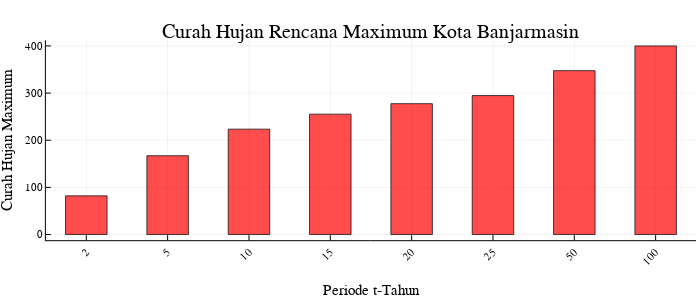

Here is the notebook cell this chart was saved with:
### Code cell
bar(periode,xtbanjarmasin, 
            bar_width=0.7, 
            title="Curah Hujan Rencana Maximum Kota Banjarmasin",
            ylabel="Curah Hujan Maximum",
            xlabel="Periode t-Tahun",
            color=:red,
            alpha=0.7,
            xrotation=45, 
            size=(700,300),
            legend=false)

### Figure 1 — Plotly figure (JSON) as saved in the notebook; plotly's stock layout.template omitted (floating-point values rounded to 4 significant figures)
{"data": [{"fill": "tozeroy", "fillcolor": "rgba(255, 0, 0, 0.700)", "hoverinfo": "none", "legendgroup": "y1", "line": {"color": "rgba(0, 0, 0, 0.700)", "dash": "solid", "width": 1}, "mode": "lines", "name": "y1", "showlegend": true, "type": "scatter", "x": [0.15, 0.15, 0.85, 0.85, 0.15, 0.15], "xaxis": "x1", "y": [82.06, 0, 0, 82.06, 82.06, 82.06], "yaxis": "y1"}, {"colorbar": {"title": ""}, "legendgroup": "y1", "marker": {"color": "rgba(255, 0, 0, 0.000)", "line": {"color": "rgba(0, 0, 0, 0.000)", "width": 1}, "size": 0, "symbol": "circle"}, "mode": "markers", "name": "y1", "showlegend": false, "type": "scatter", "x": [0.5], "xaxis": "x", "y": [82.06], "yaxis": "y", "zmax": null, "zmin": null}, {"fill": "tozeroy", "fillcolor": "rgba(255, 0, 0, 0.700)", "hoverinfo": "none", "legendgroup": "y2", "line": {"color": "rgba(0, 0, 0, 0.700)", "dash": "solid", "width": 1}, "mode": "lines", "name": "y2", "showlegend": true, "type": "scatter", "x": [1.521, 1.521, 2.221, 2.221, 1.521, 1.521], "xaxis": "x1", "y": [167.2, 0, 0, 167.2, 167.2, 167.2], "yaxis": "y1"}, {"colorbar": {"title": ""}, "legendgroup": "y2", "marker": {"color": "rgba(255, 0, 0, 0.000)", "line": {"color": "rgba(0, 0, 0, 0.000)", "width": 1}, "size": 0, "symbol": "circle"}, "mode": "markers", "name": "y2", "showlegend": false, "type": "scatter", "x": [1.871], "xaxis": "x", "y": [167.2], "yaxis": "y", "zmax": null, "zmin": null}, {"fill": "tozeroy", "fillcolor": "rgba(255, 0, 0, 0.700)", "hoverinfo": "none", "legendgroup": "y3", "line": {"color": "rgba(0, 0, 0, 0.700)", "dash": "solid", "width": 1}, "mode": "lines", "name": "y3", "showlegend": true, "type": "scatter", "x": [2.892, 2.892, 3.592, 3.592, 2.892, 2.892], "xaxis": "x1", "y": [223.5, 0, 0, 223.5, 223.5, 223.5], "yaxis": "y1"}, {"colorbar": {"title": ""}, "legendgroup": "y3", "marker": {"color": "rgba(255, 0, 0, 0.000)", "line": {"color": "rgba(0, 0, 0, 0.000)", "width": 1}, "size": 0, "symbol": "circle"}, "mode": "markers", "name": "y3", "showlegend": false, "type": "scatter", "x": [3.242], "xaxis": "x", "y": [223.5], "yaxis": "y", "zmax": null, "zmin": null}, {"fill": "tozeroy", "fillcolor": "rgba(255, 0, 0, 0.700)", "hoverinfo": "none", "legendgroup": "y4", "line": {"color": "rgba(0, 0, 0, 0.700)", "dash": "solid", "width": 1}, "mode": "lines", "name": "y4", "showlegend": true, "type": "scatter", "x": [4.263, 4.263, 4.963, 4.963, 4.263, 4.263], "xaxis": "x1", "y": [255.3, 0, 0, 255.3, 255.3, 255.3], "yaxis": "y1"}, {"colorbar": {"title": ""}, "legendgroup": "y4", "marker": {"color": "rgba(255, 0, 0, 0.000)", "line": {"color": "rgba(0, 0, 0, 0.000)", "width": 1}, "size": 0, "symbol": "circle"}, "mode": "markers", "name": "y4", "showlegend": false, "type": "scatter", "x": [4.613], "xaxis": "x", "y": [255.3], "yaxis": "y", "zmax": null, "zmin": null}, {"fill": "tozeroy", "fillcolor": "rgba(255, 0, 0, 0.700)", "hoverinfo": "none", "legendgroup": "y5", "line": {"color": "rgba(0, 0, 0, 0.700)", "dash": "solid", "width": 1}, "mode": "lines", "name": "y5", "showlegend": true, "type": "scatter", "x": [5.634, 5.634, 6.334, 6.334, 5.634, 5.634], "xaxis": "x1", "y": [277.6, 0, 0, 277.6, 277.6, 277.6], "yaxis": "y1"}, {"colorbar": {"title": ""}, "legendgroup": "y5", "marker": {"color": "rgba(255, 0, 0, 0.000)", "line": {"color": "rgba(0, 0, 0, 0.000)", "width": 1}, "size": 0, "symbol": "circle"}, "mode": "markers", "name": "y5", "showlegend": false, "type": "scatter", "x": [5.984], "xaxis": "x", "y": [277.6], "yaxis": "y", "zmax": null, "zmin": null}, {"fill": "tozeroy", "fillcolor": "rgba(255, 0, 0, 0.700)", "hoverinfo": "none", "legendgroup": "y6", "line": {"color": "rgba(0, 0, 0, 0.700)", "dash": "solid", "width": 1}, "mode": "lines", "name": "y6", "showlegend": true, "type": "scatter", "x": [7.005, 7.005, 7.705, 7.705, 7.005, 7.005], "xaxis": "x1", "y": [294.8, 0, 0, 294.8, 294.8, 294.8], "yaxis": "y1"}, {"colorbar": {"title": ""}, "legendgroup": "y6", "marker": {"color": "rgba(255, 0, 0, 0.000)", "line": {"color": "rgba(0, 0, 0, 0.000)", "width": 1}, "size": 0, "symbol": "circle"}, "mode": "markers", "name": "y6", "showlegend": false, "type": "scatter", "x": [7.355], "xaxis": "x", "y": [294.8], "yaxis": "y", "zmax": null, "zmin": null}, {"fill": "tozeroy", "fillcolor": "rgba(255, 0, 0, 0.700)", "hoverinfo": "none", "legendgroup": "y7", "line": {"color": "rgba(0, 0, 0, 0.700)", "dash": "solid", "width": 1}, "mode": "lines", "name": "y7", "showlegend": true, "type": "scatter", "x": [8.376, 8.376, 9.076, 9.076, 8.376, 8.376], "xaxis": "x1", "y": [347.6, 0, 0, 347.6, 347.6, 347.6], "yaxis": "y1"}, {"colorbar": {"title": ""}, "legendgroup": "y7", "marker": {"color": "rgba(255, 0, 0, 0.000)", "line": {"color": "rgba(0, 0, 0, 0.000)", "width": 1}, "size": 0, "symbol": "circle"}, "mode": "markers", "name": "y7", "showlegend": false, "type": "scatter", "x": [8.726], "xaxis": "x", "y": [347.6], "yaxis": "y", "zmax": null, "zmin": null}, {"fill": "tozeroy", "fillcolor": "rgba(255, 0, 0, 0.700)", "hoverinfo": "none", "legendgroup": "y8", "line": {"color": "rgba(0, 0, 0, 0.700)", "dash": "solid", "width": 1}, "mode": "lines", "name": "y8", "showlegend": true, "type": "scatter", "x": [9.747, 9.747, 10.45, 10.45, 9.747, 9.747], "xaxis": "x1", "y": [400.0, 0, 0, 400.0, 400.0, 400.0], "yaxis": "y1"}, {"colorbar": {"title": ""}, "legendgroup": "y8", "marker": {"color": "rgba(255, 0, 0, 0.000)", "line": {"color": "rgba(0, 0, 0, 0.000)", "width": 1}, "size": 0, "symbol": "circle"}, "mode": "markers", "name": "y8", "showlegend": false, "type": "scatter", "x": [10.1], "xaxis": "x", "y": [400.0], "yaxis": "y", "zmax": null, "zmin": null}], "layout": {"annotations": [{"font": {"color": "rgba(0, 0, 0, 1.000)", "family": "sans-serif", "size": 20}, "rotation": 0, "showarrow": false, "text": "Curah Hujan Rencana Maximum Kota Banjarmasin", "x": 0.53, "xanchor": "center", "xref": "paper", "y": 1, "yanchor": "top", "yref": "paper"}], "height": 300, "margin": {"b": 20, "l": 0, "r": 0, "t": 20}, "paper_bgcolor": "rgba(255, 255, 255, 1.000)", "plot_bgcolor": "rgba(255, 255, 255, 1.000)", "showlegend": false, "width": 700, "xaxis": {"anchor": "y", "domain": [0.06554, 0.9944], "gridcolor": "rgba(0, 0, 0, 0.100)", "gridwidth": 0.5, "linecolor": "rgba(0, 0, 0, 1.000)", "mirror": false, "range": [-0.1812, 10.78], "showgrid": true, "showline": true, "showticklabels": true, "tickangle": -45, "tickcolor": "rgb(0, 0, 0)", "tickfont": {"color": "rgba(0, 0, 0, 1.000)", "family": "sans-serif", "size": 11}, "tickmode": "array", "ticks": "inside", "ticktext": ["2", "5", "10", "15", "20", "25", "50", "100"], "tickvals": [0.5, 1.871, 3.242, 4.613, 5.984, 7.355, 8.726, 10.1], "title": "Periode t-Tahun", "titlefont": {"color": "rgba(0, 0, 0, 1.000)", "family": "sans-serif", "size": 15}, "type": "-", "visible": true, "zeroline": false, "zerolinecolor": "rgba(0, 0, 0, 1.000)"}, "yaxis": {"anchor": "x", "domain": [0.1531, 0.9221], "gridcolor": "rgba(0, 0, 0, 0.100)", "gridwidth": 0.5, "linecolor": "rgba(0, 0, 0, 1.000)", "mirror": false, "range": [-12.0, 412.0], "showgrid": true, "showline": true, "showticklabels": true, "tickangle": 0, "tickcolor": "rgb(0, 0, 0)", "tickfont": {"color": "rgba(0, 0, 0, 1.000)", "family": "sans-serif", "size": 11}, "tickmode": "array", "ticks": "inside", "ticktext": ["0", "100", "200", "300", "400"], "tickvals": [0, 100, 200, 300, 400], "title": "Curah Hujan Maximum", "titlefont": {"color": "rgba(0, 0, 0, 1.000)", "family": "sans-serif", "size": 15}, "type": "-", "visible": true, "zeroline": false, "zerolinecolor": "rgba(0, 0, 0, 1.000)"}}}
